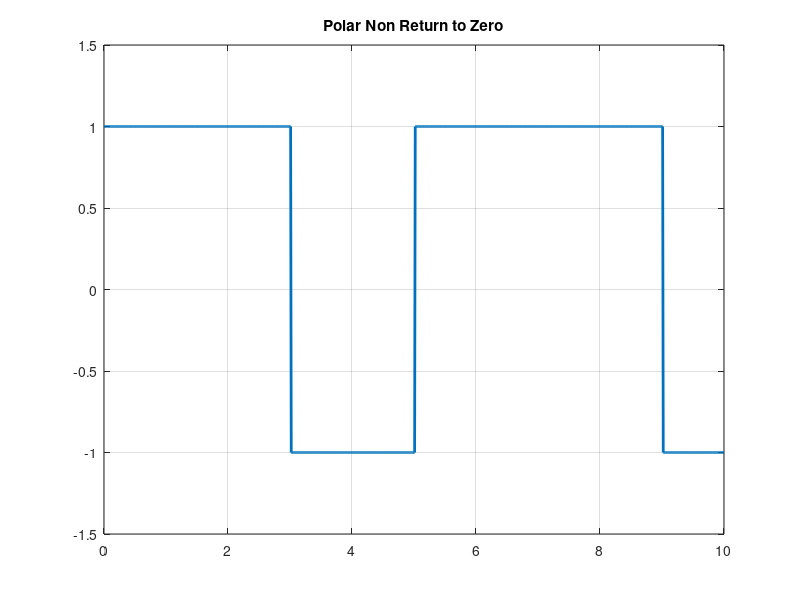

MATLAB code to generate this figure:
clc
close all
clear all

N=10
n=randi([0,1],1,N)
%mapping function
for i=1:N
    if n(i)==1
        nn(i)=1
    else nn(i)=-1
    end
end

t=0:0.01:N
i=1
for j=1:length(t)
    if t(j)<=i
        y(j)=nn(i)
    else
        y(j)=nn(i)
        i=i+1
    end
end

plot(t,y,'linewidth',2)
grid on
axis([0,N,-1.5,1.5])
title('Polar Non Return to Zero')

